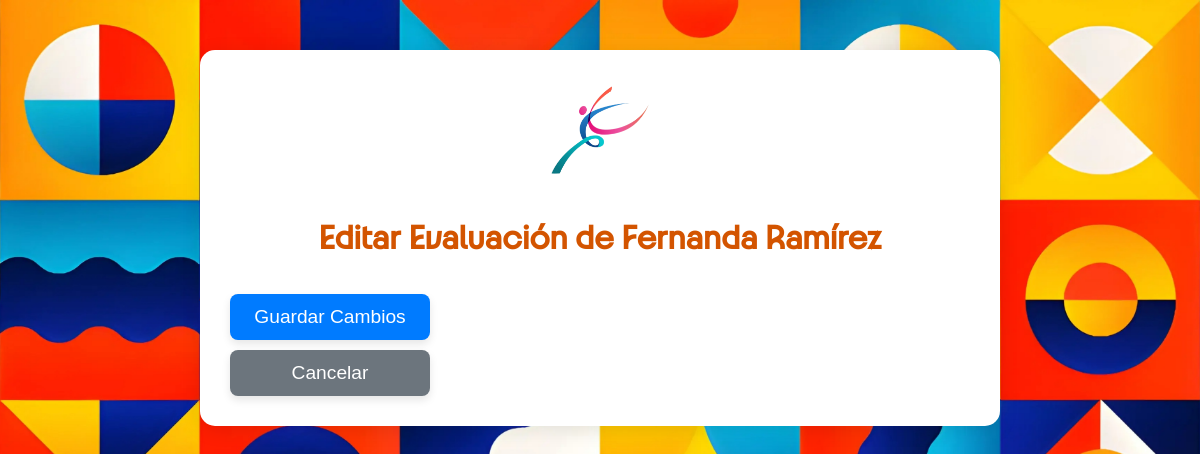
/users/evaluation/edit/1/ (signed in), run on the app's committed database.
### users/models.py (models this page shows, shortened)
class AthleteRecord(models.Model):
    athlete = models.ForeignKey('Profile', on_delete=models.CASCADE, related_name='athlete_records')
    coach = models.ForeignKey('Profile', on_delete=models.CASCADE, related_name='coach_records')
    evaluation_date = models.DateField(null=True, blank=True)
    created_at = models.DateTimeField(auto_now_add=True)
    updated_at = models.DateTimeField(auto_now=True)

class Profile(models.Model):
    ROLE_CHOICES = [
        ('Athlete', 'Atleta'),
        ('Coach', 'Coach'),
    ]
    user = models.OneToOneField(User, on_delete=models.CASCADE)
    date_of_birth = models.DateField(null=True, blank=True)
    country = models.CharField(max_length=2, choices=COUNTRY_CHOICES, blank=True)
    olympic_country = models.CharField(max_length=2, choices=COUNTRY_CHOICES)
    discipline = models.CharField(max_length=100, choices=DISCIPLINE_CHOICES)
    branch = models.CharField(max_length=100, blank=True, null=True)
    role = models.CharField(max_length=50, choices=[('Athlete', 'Atleta'), ('Coach', 'Coach')], default='Athlete')
    olympic_team = models.ForeignKey(OlympicTeam, on_delete=models.SET_NULL, null=True, blank=True, related_name='team_members')
    security_answer1 = models.CharField(max_length=255, blank=True, null=True)
    security_answer2 = models.CharField(max_length=255, blank=True, null=True)
    security_answer3 = models.CharField(max_length=255, blank=True, null=True)

### users/views.py (the view)
# urls.py: path('evaluation/edit/<int:record_id>/', views.edit_evaluation, name='edit_evaluation'),
@login_required
def edit_evaluation(request, record_id):
    record = get_object_or_404(AthleteRecord, id=record_id)
    if record.coach != request.user.profile:
        messages.error(request, 'No tienes permiso para editar esta evaluación.')
        return redirect('view_evaluation_detail', record_id=record.id)
    if request.method == 'POST':
        form = AthleteRecordForm(request.POST, instance=record)
        if form.is_valid():
            form.save()
            for criterion in EvaluationCriterion.objects.filter(athlete_record=record):
                score = request.POST.get(f'criterion_{criterion.id}')
                note = request.POST.get(f'note_{criterion.id}')
                if score and score.isdigit() and 1 <= int(score) <= 10:
                    criterion.score = int(score)
                else:
                    messages.error(request, f"El puntaje para {criterion.criterion_name} debe estar entre 1 y 10.")
                    return redirect('edit_evaluation', record_id=record.id)
                criterion.notes = note
                criterion.save()
            messages.success(request, 'Evaluación actualizada con éxito.')
            return redirect('view_evaluation_detail', record_id=record.id)
    else:
        form = AthleteRecordForm(instance=record)
    evaluation_criteria = EvaluationCriterion.objects.filter(athlete_record=record)
    return render(request, 'edit_evaluation.html', {
        'form': form,
        'record': record,
        'evaluation_criteria': evaluation_criteria
    })

### athlete_path/templates/edit_evaluation.html (shortened to what this page needs)
<!DOCTYPE html>
<html lang="es">
<head>
    {% load static %}
    <link rel="stylesheet" href="{% static 'css/styles.css' %}">
</head>
<body class="edit-evaluation-body">
    <div class="edit-evaluation-container">
        <div class="logo-container">
            <a href="{% url 'home' %}">
                <img src="{% static 'css/images/Logo.png' %}" alt="Logo" class="logo-img">
            </a>
        </div>
        <h2 class="edit-evaluation-title">Editar Evaluación de {{ record.athlete.user.first_name }} {{ record.athlete.user.last_name }}</h2>
        <form method="POST" action="{% url 'edit_evaluation' record.id %}">
            <div class="button-container">
                <button type="submit" class="button save-btn" onclick="return confirm('¿Estás seguro de guardar los cambios?');">Guardar Cambios</button>
                <button type="button" class="button cancel-btn" onclick="window.history.back();">Cancelar</button>
            </div>
        </form>
    </div>
</body>
</html>

### data on the page
AthleteRecord: athlete.user.first_name "Fernanda", athlete.user.last_name "Ramírez"
